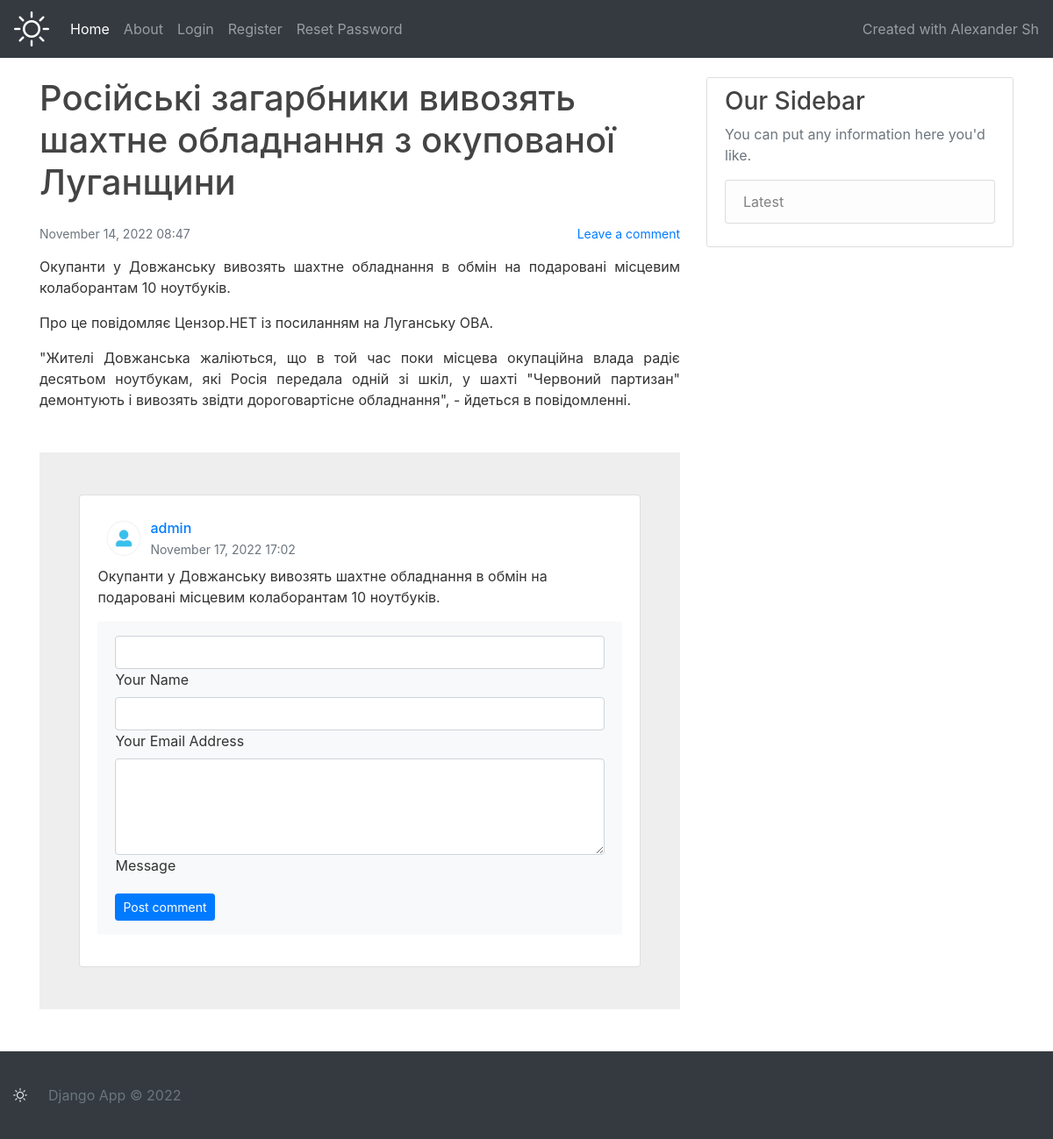
/content/9/, run on an earlier commit of the app's database.
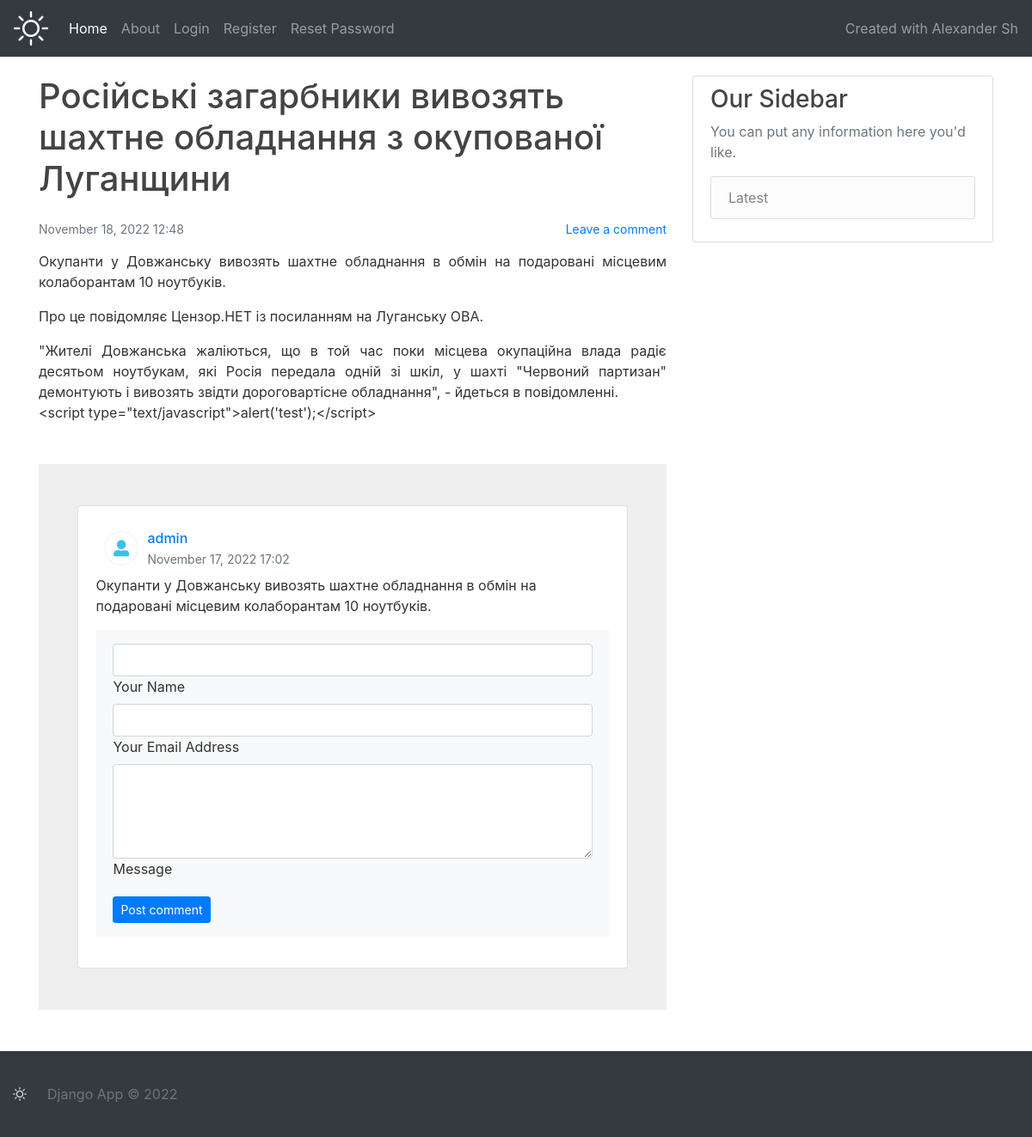
And on a later commit of the database.
### content/models.py (models this page shows)
class Entry(models.Model):
    title = models.CharField(max_length=100)
    content = models.TextField()
    user_id = models.IntegerField(null=False)
    created_at = models.DateTimeField(default=timezone.now)
    updated_at = models.DateTimeField(default=timezone.now)
    class Meta:
        db_table = "base_entry"

### comment/models.py (models this page shows)
class Comment(models.Model):
    author = models.CharField(max_length=200)
    comment = models.TextField()
    approved = models.BooleanField(default=False)
    entry = models.ForeignKey(
        Entry,
        on_delete=models.CASCADE,
        related_name='comments',
    )
    created_at = models.DateTimeField(default=timezone.now)
    class Meta:
        db_table = 'base_comment'

### content/views.py (the view)
# urls.py: path('content/<int:id>/', views.details, name='details'),
def details(request, id):
    comments = Comment.objects.filter(entry_id=id, approved=True).order_by('-created_at')
    try:
        entry = Entry.objects.get(id=id)
    except Entry.DoesNotExist:
        return render(request, 'errors/404.html', status=404)
    context = {
        'entry': entry,
        'comments': comments,
    }
    return render(request, 'details.html', context)

### content/templates/details.html (shortened to what this page needs)
{% extends "index.html" %}
{% block content %}
    <h1 class="mb-4">{{ entry.title }}</h1>
    <small style="float: right;"><a href="#comment-form">Leave a comment</a></small>
    <small class="text-muted">{{ entry.created_at|date:"F d, Y H:i" }}</small>
    <div class="article-content text-justify">{{ entry.content|linebreaks|urlize }}</div>
    {% include 'comment.html' %}
{% endblock content %}

### base/templates/index.html (shortened to what this page needs)
{% load static %}
<html lang="en">
<head>
    <link rel="stylesheet" href="https://cdn.jsdelivr.net/npm/bootstrap@4.6.2/dist/css/bootstrap.min.css">
    <link rel="stylesheet" href="{% static 'css/main.css' %}">
</head>
<body>
    <nav class="navbar navbar-expand-lg navbar-dark bg-dark">
        <a class="navbar-brand" href="{% url 'index' %}"><i class="bi bi-sun"></i></a>
        <div class="collapse navbar-collapse" id="navbarText">
          <ul class="navbar-nav sticky-top mr-auto">
            <li class="nav-item active">
                <a class="nav-link" href="{% url 'index' %}">Home <span class="sr-only">(current)</span></a>
            </li>
            <li class="nav-item">
                <a class="nav-link" href="{% url 'about' %}">About</a>
            </li>
            {% if user.is_authenticated %}
                <li class="nav-item">
                  <a class="nav-link" href="{% url 'profile' %}">Profile</a>
                </li>
                <li class="nav-item dropdown">
                    <a class="nav-link dropdown-toggle" href="#" id="entries" role="button" data-toggle="dropdown" aria-haspopup="true" aria-expanded="false">Entries</a>
                    <div class="dropdown-menu" aria-labelledby="navbarDropdown">
                      <a class="dropdown-item" href="{% url 'collection-entries' %}">Collection</a>
                      <a class="dropdown-item" href="{% url 'create-entry' %}">Create</a>
                    </div>
                </li>
                <li class="nav-item">
                  <a class="nav-link" href="{% url 'logout' %}">Logout</a>
                </li>
                {% else %}
                <li class="nav-item">
                  <a class="nav-link" href="{% url 'login' %}">Login</a>
                </li>
                <li class="nav-item">
                  <a class="nav-link" href="{% url 'register' %}">Register</a>
                </li>
                <li class="nav-item">
                  <a class="nav-link" href="{% url 'password_reset' %}">Reset Password</a>
                </li>
            {% endif %}
          </ul>
          <span class="navbar-text">
            Created with Alexander Sh
          </span>
        </div>
      </nav>
    <main role="main" class="container mb-4">
      <div class="row">
        <div class="col-md-8">
            {% block content %}{% endblock %}
        </div>
        <div class="col-md-4">
          <div class="content-section">
            <h3>Our Sidebar</h3>
            <p class='text-muted'>You can put any information here you'd like.
              <ul class="list-group">
                <li class="list-group-item list-group-item-light">Latest</li>
              </ul>
            </p>
          </div>
        </div>
      </div>
    </main>
</body>
<footer class="footer">
    <div class="container-fluid">
        <a class="footer-brand" href="/"><i class="bi bi-sun"></i></a><span class="text-muted">Django App &copy; <script>document.write(new Date().getFullYear());</script></span>
    </div>
</footer>
</html>

### content/templates/comment.html (shortened to what this page needs)
{% load static %}
<section style="background-color: #eee;">
    <div class="container my-5 py-5">
        <div class="row d-flex justify-content-center">
            <div class="col-md-12 col-lg-10 col-xl-11">
                <div class="card">
                    <div class="card-body" id="comments">
                        {% for comment in comments %}
                        <div class="d-flex flex-start align-items-center" id="comment-{{ comment.id }}">
                            <img class="rounded-circle shadow-1-strong me-3"
                                 src="{% static 'images/AwxR.png' %}" alt="avatar" width="60"
                                 height="60"/>
                            <div>
                                <h6 class="fw-bold text-primary mb-1">{{ comment.author }}</h6>
                                <p class="text-muted small mb-0">
                                    {{ comment.created_at|date:"F d, Y H:i" }}
                                </p>
                            </div>
                        </div>
                        {{ comment.comment|linebreaks|urlize }}
                        {% endfor %}
                        <form method="post" id="comment-form" action="{{ request.build_absolute_uri }}comment/">
                            <div class="card-footer py-3 border-0" style="background-color: #f8f9fa;">
                                <div class="d-flex flex-start w-100">
                                    <div class="form-outline w-100">
                                        <input type="text" name="author" class="form-control" id="author" value="{{ request.user.username }}"{% if request.user.username %} readonly=""{% else %} required=""{% endif %}>
                                        <label class="form-label" for="author">Your Name</label>
                                    </div>
                                </div>
                                <div class="d-flex flex-start w-100">
                                    <div class="form-outline w-100">
                                        <input type="text" name="email" class="form-control" id="email" value="{{ request.user.email }}"{% if request.user.email %} readonly=""{% else %} required=""{% endif %}>
                                        <label class="form-label" for="email">Your Email Address</label>
                                    </div>
                                </div>
                                <div class="d-flex flex-start w-100">
                                    <div class="form-outline w-100">
                                        <textarea class="form-control" id="comment" rows="4" name="message"
                                                  style="background: #fff;" required=""></textarea>
                                        <label class="form-label" for="comment">Message</label>
                                    </div>
                                </div>
                                <div class="float-end mt-2 pt-1">
                                    <button type="submit" class="btn btn-primary btn-sm">Post comment</button>
                                </div>
                            </div>
                        </form>
                    </div>
                </div>
            </div>
        </div>
    </div>
</section>

### base/static/css/main.css (style rules this page uses)
html { position: relative; min-height: 100%; }
body { color: #333; margin-bottom: 100px; }
h1, h2, h3, h4, h5, h6 { color: #444444; }
ul { margin: 0; }
.navbar { margin-bottom: 1.4rem; color: #ffffff; }
.navbar .navbar-brand { font-size: 2.5rem; }
.content-section { background: #ffffff; padding: 10px 20px; border: 1px solid #ddd; border-radius: 3px; margin-bottom: 20px; }
.article-content { margin-bottom: 5px; margin-top: 15px; display: block; }
.footer { position: absolute; bottom: 0; width: 100%; vertical-align: middle; height: 100px; line-height: 100px; background-color: #343a40; color: #ffffff; }
.footer-brand { color: #fff; margin-right: 1.5rem; }

What changed in the data, as far as the page shows it:
changed Entry "Російські загарбники вивозять шахтне обладнання з окупованої Луганщини": created_at "November 14, 2022 08:47" → "November 18, 2022 12:48"; content "…- йдеться в повідомленні." → "…- йдеться в повідомленні. <script type=\"text/javascript\">alert('test');</script>"
